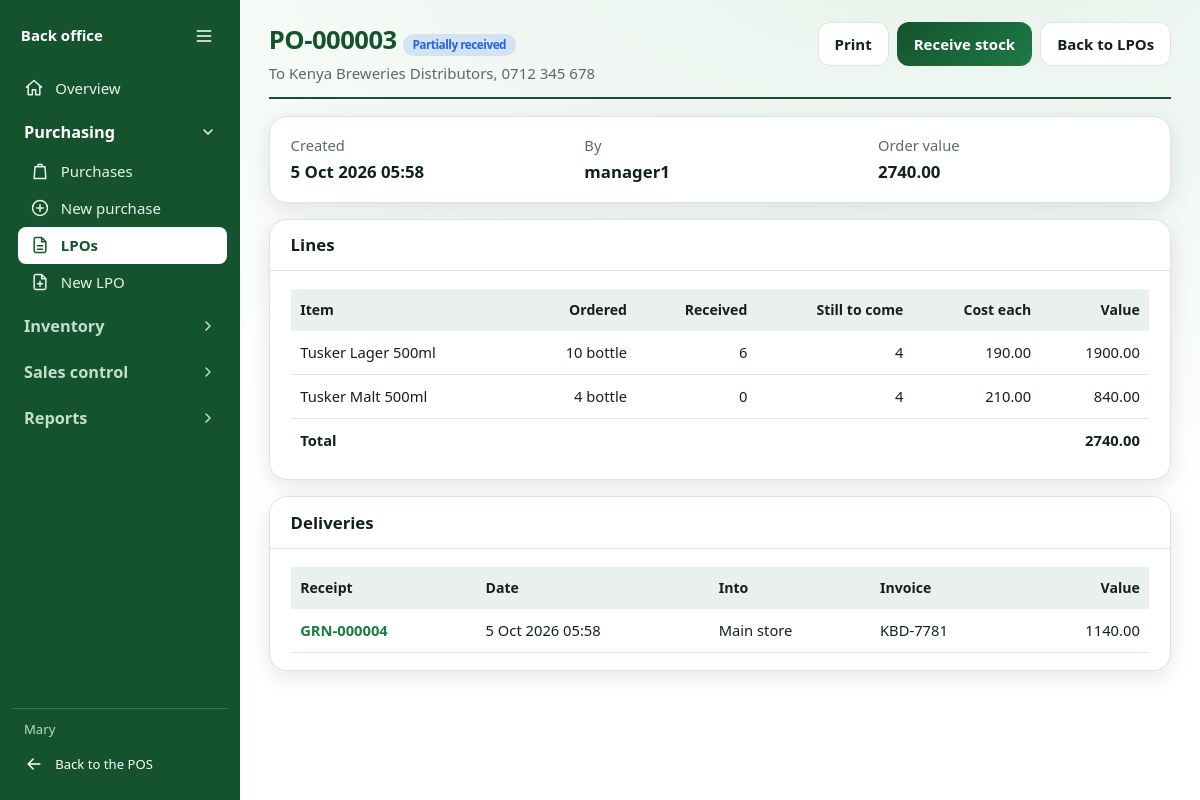
Screenshot of /manager/lpos/6/ (signed in) with the database file from the repository.
### Chokies/models.py (models this page shows, shortened)
class User(AbstractUser):
    class Role(models.TextChoices):
        WAITER = "WAITER", "Waiter"
        CASHIER = "CASHIER", "Cashier"
        MANAGER = "MANAGER", "Manager"
        STOREKEEPER = "STOREKEEPER", "Storekeeper"
        ADMIN = "ADMIN", "Admin"
    role = models.CharField(max_length=20, choices=Role.choices, default=Role.WAITER)
    pin_hash = models.CharField(max_length=128, blank=True)
    pin_lookup = models.CharField(max_length=64, null=True, blank=True, unique=True, editable=False)
    failed_pin_attempts = models.PositiveSmallIntegerField(default=0)
    pin_locked_until = models.DateTimeField(null=True, blank=True)
    token_version = models.PositiveIntegerField(default=0)
    @property
    def is_manager(self) -> bool:
        return self.is_superuser or self.role in (self.Role.MANAGER, self.Role.ADMIN)

class TimeStamped(models.Model):
    created_at = models.DateTimeField(auto_now_add=True)
    updated_at = models.DateTimeField(auto_now=True)
    class Meta:
        abstract = True

class PurchaseOrder(TimeStamped):
    class Status(models.TextChoices):
        DRAFT = "DRAFT", "Draft"
        SENT = "SENT", "Sent"
        PARTIAL = "PARTIAL", "Partially received"
        RECEIVED = "RECEIVED", "Received"
        CANCELLED = "CANCELLED", "Cancelled"
    number = models.CharField(max_length=20, unique=True)
    supplier = models.ForeignKey(Supplier, on_delete=models.PROTECT)
    status = models.CharField(max_length=10, choices=Status.choices, default=Status.DRAFT)
    created_by = models.ForeignKey(settings.AUTH_USER_MODEL, on_delete=models.PROTECT, related_name="+")
    notes = models.TextField(blank=True)

class Supplier(models.Model):
    name = models.CharField(max_length=150, unique=True)
    phone = models.CharField(max_length=50, blank=True)
    email = models.EmailField(blank=True)

class PurchaseOrderLine(models.Model):
    po = models.ForeignKey(PurchaseOrder, on_delete=models.CASCADE, related_name="lines")
    item = models.ForeignKey(StockItem, on_delete=models.PROTECT)
    qty_ordered = models.DecimalField("Qty (purchase units)", max_digits=14, decimal_places=4)
    unit_cost = models.DecimalField("Cost per purchase unit", max_digits=14, decimal_places=4)
    qty_received = models.DecimalField(max_digits=14, decimal_places=4, default=0)

class StockItem(TimeStamped):
    sku = models.CharField(max_length=50, unique=True)
    name = models.CharField(max_length=150)
    category = models.CharField(max_length=80, blank=True)
    stock_unit = models.CharField(max_length=20, default="unit")
    recipe_unit = models.CharField(max_length=20, default="unit")
    recipe_units_per_stock_unit = models.DecimalField(max_digits=14, decimal_places=4, default=1)
    purchase_unit = models.CharField(max_length=20, default="unit")
    stock_units_per_purchase_unit = models.DecimalField(max_digits=14, decimal_places=4, default=1)
    avg_cost = models.DecimalField("Weighted avg cost / stock unit", max_digits=14, decimal_places=4, default=0)
    reorder_level = models.DecimalField(max_digits=16, decimal_places=4, default=0)
    par_level = models.DecimalField(max_digits=16, decimal_places=4, default=0)
    is_active = models.BooleanField(default=True)
    class Meta:
        ordering = ["name"]

class GoodsReceipt(TimeStamped):
    number = models.CharField(max_length=20, unique=True)
    po = models.ForeignKey(PurchaseOrder, on_delete=models.PROTECT, related_name="receipts")
    location = models.ForeignKey(Location, on_delete=models.PROTECT)
    invoice_no = models.CharField(max_length=60, blank=True)
    received_by = models.ForeignKey(settings.AUTH_USER_MODEL, on_delete=models.PROTECT, related_name="+")

class Location(models.Model):
    code = models.SlugField(unique=True)
    name = models.CharField(max_length=100)

### Chokies/manager_views.py (the view)
# urls.py: path("lpos/<int:pk>/", m.lpo_detail, name="lpo_detail"),
@manager_required
def lpo_detail(request, pk):
    po = get_object_or_404(_lpo_base().select_related("supplier", "created_by"), pk=pk)
    lines = []
    for l in po.lines.select_related("item"):
        lines.append({"line": l, "left": max(l.qty_ordered - l.qty_received, D(0)), "value": l.qty_ordered * l.unit_cost})
    receipts = po.receipts.select_related("location", "received_by").annotate(
        value=Sum(_money(F("lines__qty") * F("lines__unit_cost")))).order_by("-id")
    return _page(request, "lpo_detail.html", {"po": po, "lines": lines, "receipts": receipts,
                                               "total": sum((x["value"] for x in lines), D(0)),
                                               "can_receive": po.status in (PS.SENT, PS.PARTIAL)})

### Chokies/manager_views.py (called while the page is built)
def manager_required(view):
    @wraps(view)
    def wrapped(request, *args, **kwargs):
        user = request.user
        if not user.is_authenticated:
            return redirect(f"{LOGIN_URL}?{urlencode({'next': request.get_full_path()})}")
        if not user.is_manager:
            raise PermissionDenied("Managers only")
        return view(request, *args, **kwargs)
    return wrapped

def _page(request, template, ctx=None, status=200):
    key = template.removesuffix(".html")
    return render(request, f"Chokies/manager/{template}",
                  {"pos_home": POS_HOME_URL, "active": NAV_KEY.get(key, key), **(ctx or {})}, status=status)

def _money(expr):
    return ExpressionWrapper(expr, output_field=DecimalField(max_digits=24, decimal_places=4))

def _lpo_base():
    return PurchaseOrder.objects.exclude(number__startswith=DIRECT_PREFIX)

### Chokies/templates/Chokies/manager/lpo_detail.html (shortened to what this page needs)
{% extends "Chokies/manager/base.html" %}{% block title %}{{ po.number }}{% endblock %}
{% block content %}
<div class="head"><div><h1>{{ po.number }} <span class="pill {{ po.status }}">{{ po.get_status_display }}</span></h1><p>To {{ po.supplier.name }}{% if po.supplier.phone %}, {{ po.supplier.phone }}{% endif %}</p></div>
<div class="acts"><button class="btn" onclick="window.print()">Print</button>
{% if can_receive %}<a class="btn primary" href="{% url 'manager:receive' %}?po={{ po.pk }}">Receive stock</a>{% endif %}
<a class="btn" href="{% url 'manager:lpos' %}">Back to LPOs</a></div></div>
<div class="card kv"><div><small>Created</small><b>{{ po.created_at|date:"j M Y H:i" }}</b></div><div><small>By</small><b>{{ po.created_by.get_full_name|default:po.created_by.username }}</b></div>
<div><small>Order value</small><b>{{ total|floatformat:2 }}</b></div>{% if po.notes %}<div><small>Notes</small><b style="white-space:pre-line">{{ po.notes }}</b></div>{% endif %}</div>
<div class="card"><h2>Lines</h2><div class="tw"><table><thead><tr><th>Item</th><th class="n">Ordered</th><th class="n">Received</th><th class="n">Still to come</th><th class="n">Cost each</th><th class="n">Value</th></tr></thead><tbody>
{% for x in lines %}<tr><td>{{ x.line.item.name }}</td><td class="n">{{ x.line.qty_ordered|floatformat:"-2" }} {{ x.line.item.purchase_unit }}</td><td class="n">{{ x.line.qty_received|floatformat:"-2" }}</td><td class="n">{{ x.left|floatformat:"-2" }}</td><td class="n">{{ x.line.unit_cost|floatformat:2 }}</td><td class="n">{{ x.value|floatformat:2 }}</td></tr>{% endfor %}
</tbody><tfoot><tr><td colspan="5">Total</td><td class="n">{{ total|floatformat:2 }}</td></tr></tfoot></table></div></div>
<div class="card noprint"><h2>Deliveries</h2>{% if receipts %}<div class="tw"><table><thead><tr><th>Receipt</th><th>Date</th><th>Into</th><th>Invoice</th><th class="n">Value</th></tr></thead><tbody>
{% for r in receipts %}<tr><td><a href="{% url 'manager:purchase_detail' r.pk %}">{{ r.number }}</a></td><td>{{ r.created_at|date:"j M Y H:i" }}</td><td>{{ r.location.name }}</td><td>{{ r.invoice_no|default:"-" }}</td><td class="n">{{ r.value|floatformat:2 }}</td></tr>{% endfor %}</tbody></table></div>{% else %}<p class="empty">Nothing delivered yet.</p>{% endif %}</div>
{% endblock %}

### Chokies/templates/Chokies/manager/base.html (shortened to what this page needs)
{% load static %}<!doctype html>
<html lang="en">
<head>
    <link rel="stylesheet" href="{% static 'css/manager.css' %}">
</head>
<body>
    <div class="shell">
        <nav class="side" aria-label="Back office">
            <div class="brand">
                <span class="name">Back office</span>
                <button type="button" class="side-toggle" aria-controls="side-body" aria-expanded="true" aria-label="Collapse sidebar">
                    <svg class="ico"><use href="#i-menu"/></svg>
                </button>
            </div>
            <div class="side-body" id="side-body">
                <a href="{% url 'manager:dashboard' %}" class="{% if active == 'dashboard' %}on{% endif %}" {% if active == 'dashboard' %}aria-current="page"{% endif %}>
                    <svg class="ico"><use href="#i-home"/></svg>
                    <span class="lbl">Overview</span>
                </a>
                <section class="grp">
                    <h3>
                        <button type="button" class="grp-h" aria-expanded="false" aria-controls="grp-purchasing">
                            <span>Purchasing</span>
                            <svg class="chev"><use href="#i-chevron"/></svg>
                        </button>
                    </h3>
                    <div class="grp-b" id="grp-purchasing">
                        <div class="grp-in">
                            <a href="{% url 'manager:purchases' %}" class="{% if active == 'purchases' %}on{% endif %}" {% if active == 'purchases' %}aria-current="page"{% endif %}>
                                <svg class="ico"><use href="#i-bag"/></svg>
                                <span class="lbl">Purchases</span>
                            </a>
                            <a href="{% url 'manager:purchase_new' %}" class="{% if active == 'purchase_new' %}on{% endif %}" {% if active == 'purchase_new' %}aria-current="page"{% endif %}>
                                <svg class="ico"><use href="#i-plus-circle"/></svg>
                                <span class="lbl">New purchase</span>
                            </a>
                            <a href="{% url 'manager:lpos' %}" class="{% if active == 'lpos' %}on{% endif %}" {% if active == 'lpos' %}aria-current="page"{% endif %}>
                                <svg class="ico"><use href="#i-doc"/></svg>
                                <span class="lbl">LPOs</span>
                            </a>
                            <a href="{% url 'manager:lpo_new' %}" class="{% if active == 'lpo_new' %}on{% endif %}" {% if active == 'lpo_new' %}aria-current="page"{% endif %}>
                                <svg class="ico"><use href="#i-doc-plus"/></svg>
                                <span class="lbl">New LPO</span>
                            </a>
                        </div>
                    </div>
                </section>
                <section class="grp">
                    <h3>
                        <button type="button" class="grp-h" aria-expanded="false" aria-controls="grp-inventory">
                            <span>Inventory</span>
                            <svg class="chev"><use href="#i-chevron"/></svg>
                        </button>
                    </h3>
                </section>
                <section class="grp">
                    <h3>
                        <button type="button" class="grp-h" aria-expanded="false" aria-controls="grp-sales">
                            <span>Sales control</span>
                            <svg class="chev"><use href="#i-chevron"/></svg>
                        </button>
                    </h3>
                </section>
                <section class="grp">
                    <h3>
                        <button type="button" class="grp-h" aria-expanded="false" aria-controls="grp-reports">
                            <span>Reports</span>
                            <svg class="chev"><use href="#i-chevron"/></svg>
                        </button>
                    </h3>
                </section>
            </div>
            <div class="foot">
                <span class="who">{{ request.user.get_full_name|default:request.user.username }}</span>
                <a href="{{ pos_home }}">
                    <svg class="ico"><use href="#i-back"/></svg>
                    <span class="lbl">Back to the POS</span>
                </a>
            </div>
        </nav>
        <main class="main">
            {% block content %}{% endblock %}
        </main>
    </div>
</body>
</html>

### rows the page displays
User: user.get_full_name "Mary"
PurchaseOrder: number "PO-000003", status "Partially received", supplier.name "Kenya Breweries Distributors", supplier.phone "0712 345 678", created_at "5 Oct 2026 05:58", created_by.get_full_name "manager1"
PurchaseOrderLine: line.item.name "Tusker Lager 500ml", line.qty_ordered "10", line.item.purchase_unit "bottle", line.qty_received "6", left "4", line.unit_cost "190.00", value "1900.00"
PurchaseOrderLine: line.item.name "Tusker Malt 500ml", line.qty_ordered "4", line.item.purchase_unit "bottle", line.qty_received "0", left "4", line.unit_cost "210.00", value "840.00"
GoodsReceipt: number "GRN-000004", created_at "5 Oct 2026 05:58", location.name "Main store", invoice_no "KBD-7781", value "1140.00"

### other values shown
{{ total|floatformat:2 }} "2740.00"
